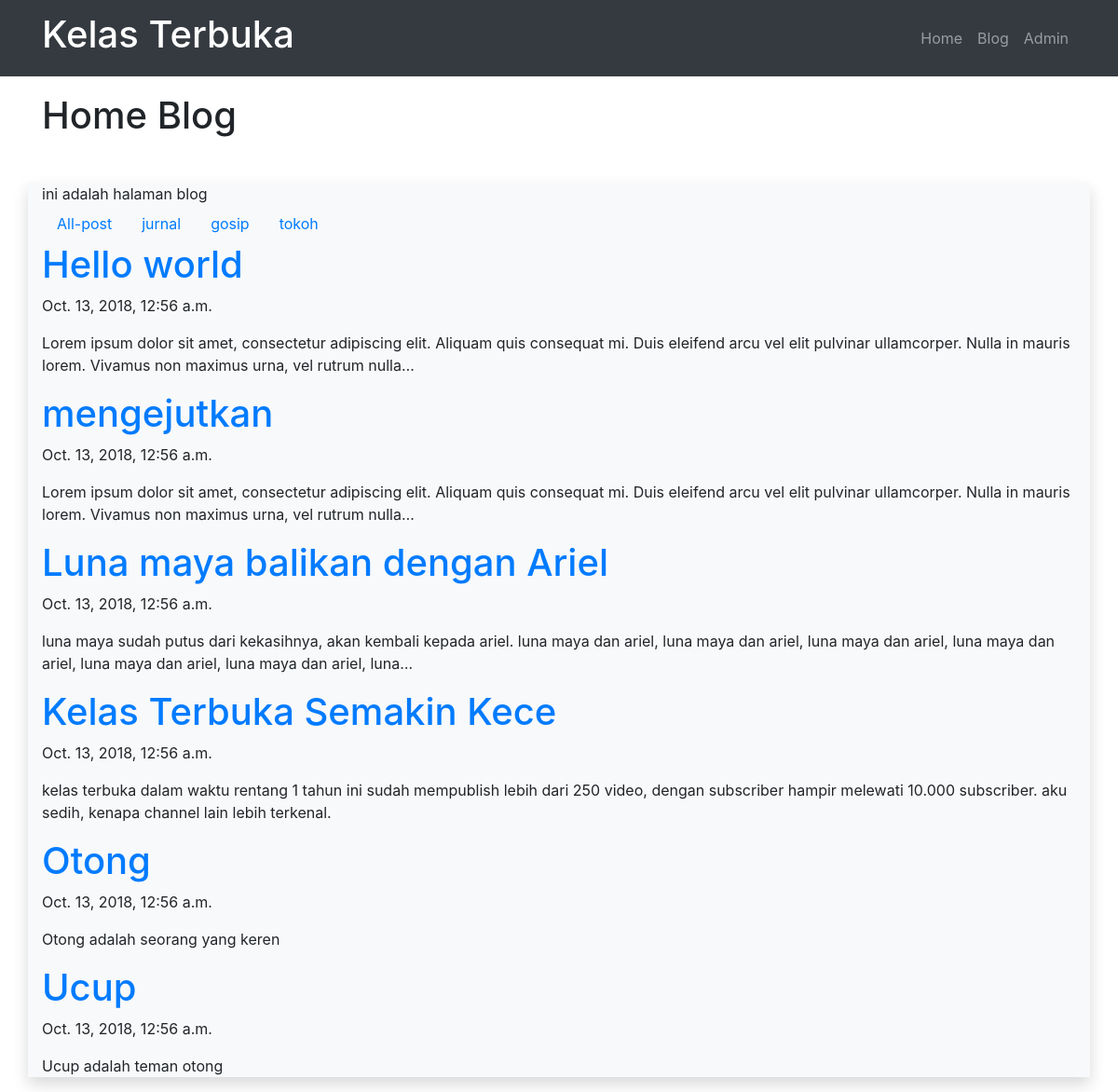
Screenshot of /blog/ with the database file from the repository.
### blog/models.py (models this page shows, shortened)
class Post(models.Model):
	judul		= models.CharField(max_length=255)
	body		= models.TextField()
	category	= models.CharField(max_length=255)
	publish		= models.DateTimeField(auto_now_add = True)
	update		= models.DateTimeField(auto_now = True)
	slug		= models.SlugField(blank=True, editable = False)

### blog/views.py (the view)
def index(request):
	posts = Post.objects.all();
	categories = Post.objects.values('category').distinct();
	context = {
		'Judul':'Home Blog',
		'Content':'ini adalah halaman blog',
		'Categories':categories,
		'Posts':posts,
	}
	return render(request,'blog/index.html',context)

### blog/templates/blog/index.html (shortened to what this page needs)
{% extends "base.html" %}
{% block pageTitle %}
	{{Judul}}
{% endblock pageTitle %}
{% block contents %}
	{{Content}}
	<ul class="nav">
		<li class="nav-item">
			<a class = "nav-link" href="{% url "blog:index" %}" title="">
				All-post
			</a>
		</li>
	{% for dataCategory in Categories %}
		<li class="nav-item">
			<a class = "nav-link" href="{% url "blog:category" categoryInput=dataCategory.category%}" title="">
				{{dataCategory.category}}
			</a>
		</li>
	{% endfor %}
	</ul>
	{% for post in Posts %}
		<a href="{% url "blog:detail" slugInput=post.slug %}" title="">
			<h1>{{post.judul}}</h1>
		</a>
		<p>{{post.publish}}</p>
		<p>{{post.body|truncatechars:200}}</p>
	{% endfor %}
{% endblock contents %}

### templates/base.html (shortened to what this page needs)
<!DOCTYPE html>
<html>
<head>
	{% include "snippets/styles.html" %}
</head>
<body>
	{% include "snippets/navbar.html" %}
	<div class="container" style="margin-top:100px">
		<h1>
		{% block pageTitle %}
		{% endblock pageTitle %}
		</h1>
	</div>
	<div class="container bg-light shadow mt-5">
		{% block contents %}
		{% endblock contents %}
	</div>
</body>
</html>

### templates/snippets/styles.html (shortened to what this page needs)
<link rel="stylesheet" href="https://stackpath.bootstrapcdn.com/bootstrap/4.1.3/css/bootstrap.min.css">

### templates/snippets/navbar.html (shortened to what this page needs)
<nav class="navbar fixed-top navbar-expand-sm navbar-dark bg-dark">
		<div class="container">
			<a class="navbar-brand" href="#">
				<h1>Kelas Terbuka</h1>
			</a>
			<div class="collapse navbar-collapse" id="navbarSupportedContent">
				<ul class="navbar-nav ml-auto">
					<li class="nav-item">
						<a class="nav-link" href="{% url "index" %}">
							Home
						</a>
					</li>
					<li class="nav-item">
						<a class="nav-link" href="{% url "blog:index" %}">
							Blog
						</a>
					</li>
					<li class="nav-item">
						<a class="nav-link" href="{% url "admin:index" %}">
							Admin
						</a>
					</li>
				</ul>
			</div>
		</div>
	</nav>

### rows the page displays
Post: judul "Hello world", publish "Oct. 13, 2018, 12:56 a.m.", body "Lorem ipsum dolor sit amet, consectetur adipiscing elit. Aliquam quis consequat mi. Duis eleifend arcu vel elit pulvinar ullamcorper. Nulla in mauris lorem. Vivamus non maximus urna, vel rutrum nulla…"
Post: judul "mengejutkan", publish "Oct. 13, 2018, 12:56 a.m.", body "Lorem ipsum dolor sit amet, consectetur adipiscing elit. Aliquam quis consequat mi. Duis eleifend arcu vel elit pulvinar ullamcorper. Nulla in mauris lorem. Vivamus non maximus urna, vel rutrum nulla…"
Post: judul "Luna maya balikan dengan Ariel", publish "Oct. 13, 2018, 12:56 a.m.", body "luna maya sudah putus dari kekasihnya, akan kembali kepada ariel. luna maya dan ariel, luna maya dan ariel, luna maya dan ariel, luna maya dan ariel, luna maya dan ariel, luna maya dan ariel, luna…"
Post: judul "Kelas Terbuka Semakin Kece", publish "Oct. 13, 2018, 12:56 a.m.", body "kelas terbuka dalam waktu rentang 1 tahun ini sudah mempublish lebih dari 250 video, dengan subscriber hampir melewati 10.000 subscriber. aku sedih, kenapa channel lain lebih terkenal."
Post: judul "Otong", publish "Oct. 13, 2018, 12:56 a.m.", body "Otong adalah seorang yang keren"
Post: judul "Ucup", publish "Oct. 13, 2018, 12:56 a.m.", body "Ucup adalah teman otong"

### other values shown
{{ Judul }} "Home Blog"
{{ Content }} "ini adalah halaman blog"
{{ dataCategory.category }} "jurnal" "gosip" "tokoh"
